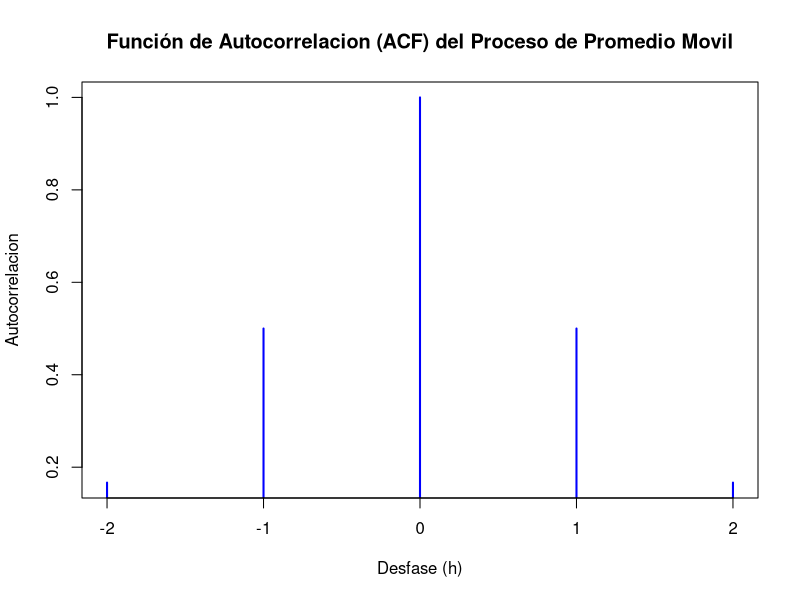

Write R code to recreate this figure.
varianza <- 1  

# Funcion autocovarianza
autovarianza <- function(h, varianza) {
  if (h == 0) {
    return(varianza * (1 + 4 + 1))  # w_t^2 + 2(w_t * w_t) + w_{t+1}^2
  } else if (abs(h) == 1) {
    return(varianza * (1 + 2))      # w_t * w_{t+1} + w_t * w_{t-1}
  } else if (abs(h) == 2) {
    return(varianza * 1)            # w_{t-1} * w_{t+1}
  } else {
    return(0)
  }
}

# Funcion autocorrelacion
autocorrelacion <- function(h, varianza) {
  gamma_0 <- autovarianza(0, varianza)
  return(autovarianza(h, varianza) / gamma_0)
}

# Valores Autocovarianza y Aautocorrelacion 
desfases <- -2:2
autocovarianzas <- sapply(desfases, autovarianza, varianza=varianza)
autocorrelaciones <- sapply(desfases, autocorrelacion, varianza=varianza)


# Grafica (ACF)
print(data.frame(desfases, autocovarianzas, autocorrelaciones))
plot(desfases, autocorrelaciones, type="h", lwd=2, col="blue",
     main="Función de Autocorrelacion (ACF) del Proceso de Promedio Movil",
     xlab="Desfase (h)", ylab="Autocorrelacion",
     ylim=c(min(autocorrelaciones), 1)) 
abline(h=0, col="red", lty=2)
